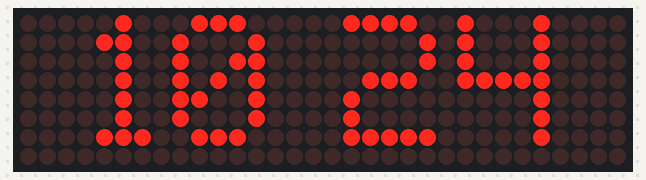
The sketch below on a simulated ESP32. On the bench: 32×8 LED matrix. WiFi joins after 1.5 s; servers stay silent unless stated; the local clock reads 2024-03-15 10:24:30 at power-on unless the sketch sets it; what the sketch prints to the serial monitor is not drawn.

Above: at 25.9 s.
At 28.4 s:
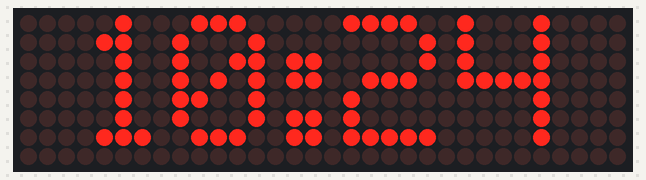
At 31.4 s:
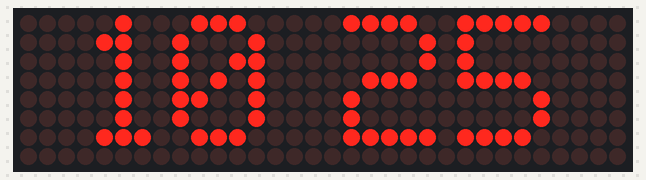
At 38.4 s:
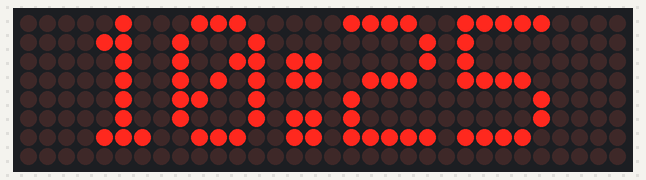

The sketch:

clocknwv3.ino
```cpp
/*
esp32 met antenne
levelconverter
4 blocks voor tijd
hoe wifi goed zette
Stap 1: Verbinden met de ESP32
Open de Wi-Fi instellingen op je telefoon.

Zoek in de lijst naar het netwerk met de naam ESP32-Clock-Setup (dit is de naam die je in de code hebt meegegeven aan WiFiManager).

Tik erop om ermee te verbinden. Let op: je hebt geen wachtwoord nodig.

Als je telefoon klaagt dat dit netwerk "Geen internetverbinding" heeft, klopt dat! Kies er expliciet voor om toch verbonden te blijven.

Stap 2: Het configuratiescherm openen
Bij de meeste telefoons opent er nu automatisch een pop-upscherm (een zogenaamde 'inlogpagina' of captive portal).

Mocht er niets automatisch openen:

Open de internetbrowser (zoals Chrome of Safari) op je telefoon.

Typ in de adresbalk exact het volgende IP-adres in en druk op enter: 192.168.4.1
*/
#include <WiFi.h>
#include <WiFiManager.h>
#include <MD_Parola.h>
#include <MD_MAX72xx.h>
#include <SPI.h>
#include <time.h>

#define HARDWARE_TYPE MD_MAX72XX::FC16_HW
#define MAX_DEVICES 4

#define CS_PIN    5
#define DATA_PIN  23
#define CLK_PIN   18

MD_Parola P = MD_Parola(HARDWARE_TYPE, CS_PIN, MAX_DEVICES);

const char* TZ_INFO = "CET-1CEST,M3.5.0,M10.5.0/3";
const char* NTP_SERVER = "pool.ntp.org";

String version = "version3"; // Aangepast naar String met hoofdletter S
char timeBuffer[20];
unsigned long lastTimeUpdate = 0;

// Helper function to handle scrolling text smoothly during blocking operations
void scrollMessage(const char* msg) {
  P.displayText(msg, PA_CENTER, 60, 0, PA_SCROLL_LEFT, PA_SCROLL_LEFT);
  P.displayReset(); // Zorg voor een schone start van de animatie

  // Run a quick loop to let the text scroll completely across the screen once
  unsigned long start = millis();
  while (!P.displayAnimate()) {
    // Break out if it takes too long (failsafe verhoogd naar 20000ms zodat de hele string uitloopt)
    if (millis() - start > 20000) break;
    delay(15); // Iets meer ademruimte voor achtergrondtaken zoals Wi-Fi
  }
}

void setup() {
  Serial.begin(115200);

  P.begin();
  P.setIntensity(2);
  P.displayClear();

  // Scroll our opening instruction!
  scrollMessage("CONNECT TO: ESP32-CLOCK-SETUP TO SET WIFI");

  WiFiManager wm;
  wm.setConnectTimeout(30);

  // This blocks execution, but the display will hold the last frame of the scroll cleanly
  if(!wm.autoConnect("ESP32-Clock-Setup")) {
      Serial.println("Failed to connect or timed out. Restarting...");
      scrollMessage("CONNECTION FAILED! RESTARTING...");
      delay(1000);
      ESP.restart();
  }

  Serial.println("Connected to Wi-Fi successfully!");
  scrollMessage("WIFI OK! SYNCHING TIME...");

  configTzTime(TZ_INFO, NTP_SERVER);

  struct tm timeinfo;
  int retryCounter = 0;
  while (!getLocalTime(&timeinfo) && retryCounter < 10) {
    Serial.println("Waiting for NTP time sync...");
    delay(1000);
    retryCounter++;
  }

  P.displayClear();
}

void loop() {
  // Update time buffer every 500 milliseconds (cruciaal om het knipperen strak te houden)
  if (millis() - lastTimeUpdate >= 500) {
    lastTimeUpdate = millis();

    struct tm timeinfo;
    if (getLocalTime(&timeinfo)) {

      // Bepaal of de dubbele punt aan of uit moet (wisselt elke seconde)
      // We gebruiken de seconden-teller van de interne klok (timeinfo.tm_sec)
      if (timeinfo.tm_sec % 2 == 0) {
        // Rechte 24h weergave met dubbele punt (bijv. 14:35)
        strftime(timeBuffer, sizeof(timeBuffer), "%H:%M", &timeinfo);
      } else {
        // 24h weergave met een spatie in plaats van de dubbele punt (bijv. 14 35)
        strftime(timeBuffer, sizeof(timeBuffer), "%H %M", &timeinfo);
      }

      // Display the ticking clock centered (this fits completely on 4 blocks)
      P.setTextAlignment(PA_CENTER);
      P.print(timeBuffer);
    } else {
      P.print("NO TIME");
    }
  }
}
```

Measured:
- what the display in image 0 shows lasts 0.5 s, from 25.9 s to 26.4 s
- what the display in image 1 shows lasts 1.0 s, from 28.4 s to 29.4 s
